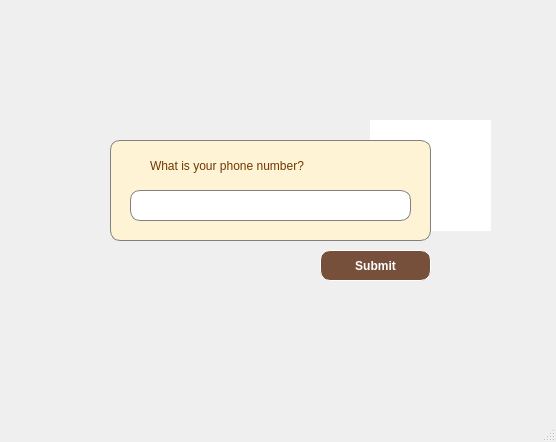
<?xml version="1.0" encoding="UTF-8"?>
<ui version="4.0">
 <class>MainWindow</class>
 <widget class="QMainWindow" name="MainWindow">
  <property name="geometry">
   <rect>
    <x>0</x>
    <y>0</y>
    <width>556</width>
    <height>442</height>
   </rect>
  </property>
  <property name="windowTitle">
   <string>Quên mật khẩu</string>
  </property>
  <widget class="QWidget" name="centralwidget">
   <widget class="QLabel" name="label">
    <property name="geometry">
     <rect>
      <x>0</x>
      <y>-10</y>
      <width>561</width>
      <height>411</height>
     </rect>
    </property>
    <property name="text">
     <string/>
    </property>
    <property name="pixmap">
     <pixmap resource="../resources.qrc">:/login/images/anhnendep.png</pixmap>
    </property>
    <property name="scaledContents">
     <bool>true</bool>
    </property>
   </widget>
   <widget class="QLabel" name="label_7">
    <property name="geometry">
     <rect>
      <x>370</x>
      <y>130</y>
      <width>121</width>
      <height>101</height>
     </rect>
    </property>
    <property name="styleSheet">
     <string notr="true">background-color: rgb(255, 255, 255);</string>
    </property>
    <property name="text">
     <string/>
    </property>
   </widget>
   <widget class="QLabel" name="label_8">
    <property name="geometry">
     <rect>
      <x>370</x>
      <y>120</y>
      <width>121</width>
      <height>101</height>
     </rect>
    </property>
    <property name="styleSheet">
     <string notr="true">background-color: rgb(255, 255, 255);</string>
    </property>
    <property name="text">
     <string/>
    </property>
   </widget>
   <widget class="QLabel" name="label_13">
    <property name="geometry">
     <rect>
      <x>110</x>
      <y>140</y>
      <width>321</width>
      <height>101</height>
     </rect>
    </property>
    <property name="styleSheet">
     <string notr="true">background-color: rgb(254, 243, 213);
border-radius: 10px; border: 1px solid gray</string>
    </property>
    <property name="text">
     <string/>
    </property>
   </widget>
   <widget class="QLabel" name="label_3">
    <property name="geometry">
     <rect>
      <x>150</x>
      <y>140</y>
      <width>271</width>
      <height>51</height>
     </rect>
    </property>
    <property name="styleSheet">
     <string notr="true">font: 11pt &quot;Palatino Linotype&quot;;
color: rgb(112, 56, 0);
</string>
    </property>
    <property name="text">
     <string>What is your phone number?</string>
    </property>
   </widget>
   <widget class="QLineEdit" name="lineEditfriend">
    <property name="geometry">
     <rect>
      <x>130</x>
      <y>190</y>
      <width>281</width>
      <height>31</height>
     </rect>
    </property>
    <property name="styleSheet">
     <string notr="true">border-radius: 10px; border: 1px solid gray
</string>
    </property>
    <property name="text">
     <string/>
    </property>
   </widget>
   <widget class="QPushButton" name="pushButtonsubmit">
    <property name="geometry">
     <rect>
      <x>320</x>
      <y>250</y>
      <width>111</width>
      <height>31</height>
     </rect>
    </property>
    <property name="styleSheet">
     <string notr="true">background-color: rgb(118, 80, 59);
color: rgb(255, 255, 255);
font: 75 10pt &quot;Palatino Linotype&quot;;
border-radius: 10px;
border: 1px solid white;
font-weight:bold;
</string>
    </property>
    <property name="text">
     <string>Submit</string>
    </property>
    <property name="icon">
     <iconset>
      <normaloff>../images/ic_finished.png</normaloff>../images/ic_finished.png</iconset>
    </property>
   </widget>
   <zorder>label_7</zorder>
   <zorder>label</zorder>
   <zorder>label_8</zorder>
   <zorder>label_13</zorder>
   <zorder>label_3</zorder>
   <zorder>lineEditfriend</zorder>
   <zorder>pushButtonsubmit</zorder>
  </widget>
  <widget class="QMenuBar" name="menubar">
   <property name="geometry">
    <rect>
     <x>0</x>
     <y>0</y>
     <width>556</width>
     <height>18</height>
    </rect>
   </property>
  </widget>
  <widget class="QStatusBar" name="statusbar"/>
 </widget>
 <resources>
  <include location="../resources.qrc"/>
  <include location="../resources.qrc"/>
 </resources>
 <connections/>
</ui>
